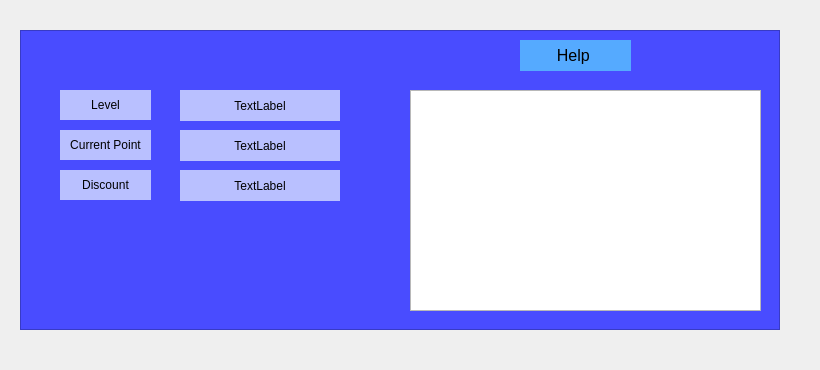
     <widget class="QWidget" name="tab_4">
      <attribute name="title">
       <string>Point</string>
      </attribute>
      <widget class="QLabel" name="background_4">
       <property name="geometry">
        <rect>
         <x>0</x>
         <y>-10</y>
         <width>811</width>
         <height>361</height>
        </rect>
       </property>
       <property name="styleSheet">
        <string notr="true"/>
       </property>
       <property name="text">
        <string/>
       </property>
      </widget>
      <widget class="QListView" name="listView_5">
       <property name="geometry">
        <rect>
         <x>20</x>
         <y>30</y>
         <width>760</width>
         <height>300</height>
        </rect>
       </property>
       <property name="styleSheet">
        <string notr="true">background-color:rgb(73, 76, 255)</string>
       </property>
      </widget>
      <widget class="QTextBrowser" name="textBrowser_3">
       <property name="geometry">
        <rect>
         <x>410</x>
         <y>90</y>
         <width>351</width>
         <height>221</height>
        </rect>
       </property>
      </widget>
      <widget class="QPushButton" name="btn_point">
       <property name="geometry">
        <rect>
         <x>520</x>
         <y>40</y>
         <width>111</width>
         <height>31</height>
        </rect>
       </property>
       <property name="font">
        <font>
         <pointsize>12</pointsize>
        </font>
       </property>
       <property name="styleSheet">
        <string notr="true">QPushButton{
border-radius: 25px;
background-color: rgb(85,170,255);
color:rgb(0, 0, 0);
}
QPushButton:hover{
background-color: rgb(50,110,255);
color: rgb(255,255,255);
}
QPushButton:pressed{
background-color:rgb(50,110,255);
}</string>
       </property>
       <property name="text">
        <string>Help </string>
       </property>
      </widget>
      <widget class="QLabel" name="lbl_discount">
       <property name="geometry">
        <rect>
         <x>60</x>
         <y>170</y>
         <width>91</width>
         <height>30</height>
        </rect>
       </property>
       <property name="autoFillBackground">
        <bool>false</bool>
       </property>
       <property name="styleSheet">
        <string notr="true">background: rgb(185, 192, 255);
color:black;</string>
       </property>
       <property name="text">
        <string>Discount</string>
       </property>
       <property name="alignment">
        <set>Qt::AlignCenter</set>
       </property>
      </widget>
      <widget class="QLabel" name="lbl_currentpoint">
       <property name="geometry">
        <rect>
         <x>60</x>
         <y>130</y>
         <width>91</width>
         <height>30</height>
        </rect>
       </property>
       <property name="styleSheet">
        <string notr="true">background: rgb(185, 192, 255);
color:black;</string>
       </property>
       <property name="text">
        <string>Current Point</string>
       </property>
       <property name="alignment">
        <set>Qt::AlignCenter</set>
       </property>
      </widget>
      <widget class="QLabel" name="lbl_level">
       <property name="geometry">
        <rect>
         <x>60</x>
         <y>90</y>
         <width>91</width>
         <height>30</height>
        </rect>
       </property>
       <property name="styleSheet">
        <string notr="true">background: rgb(185, 192, 255);
color:black;</string>
       </property>
       <property name="text">
        <string>Level</string>
       </property>
       <property name="alignment">
        <set>Qt::AlignCenter</set>
       </property>
      </widget>
      <widget class="QLabel" name="lbl_level_2">
       <property name="geometry">
        <rect>
         <x>180</x>
         <y>90</y>
         <width>160</width>
         <height>31</height>
        </rect>
       </property>
       <property name="styleSheet">
        <string notr="true">background: rgb(185, 192, 255);
color:black;</string>
       </property>
       <property name="text">
        <string>TextLabel</string>
       </property>
       <property name="alignment">
        <set>Qt::AlignCenter</set>
       </property>
      </widget>
      <widget class="QLabel" name="lbl_currentpoint_2">
       <property name="geometry">
        <rect>
         <x>180</x>
         <y>130</y>
         <width>160</width>
         <height>31</height>
        </rect>
       </property>
       <property name="styleSheet">
        <string notr="true">background: rgb(185, 192, 255);
color:black;</string>
       </property>
       <property name="text">
        <string>TextLabel</string>
       </property>
       <property name="alignment">
        <set>Qt::AlignCenter</set>
       </property>
      </widget>
      <widget class="QLabel" name="lbl_discount_2">
       <property name="geometry">
        <rect>
         <x>180</x>
         <y>170</y>
         <width>160</width>
         <height>31</height>
        </rect>
       </property>
       <property name="styleSheet">
        <string notr="true">background: rgb(185, 192, 255);
color:black;</string>
       </property>
       <property name="text">
        <string>TextLabel</string>
       </property>
       <property name="alignment">
        <set>Qt::AlignCenter</set>
       </property>
      </widget>
     </widget>
